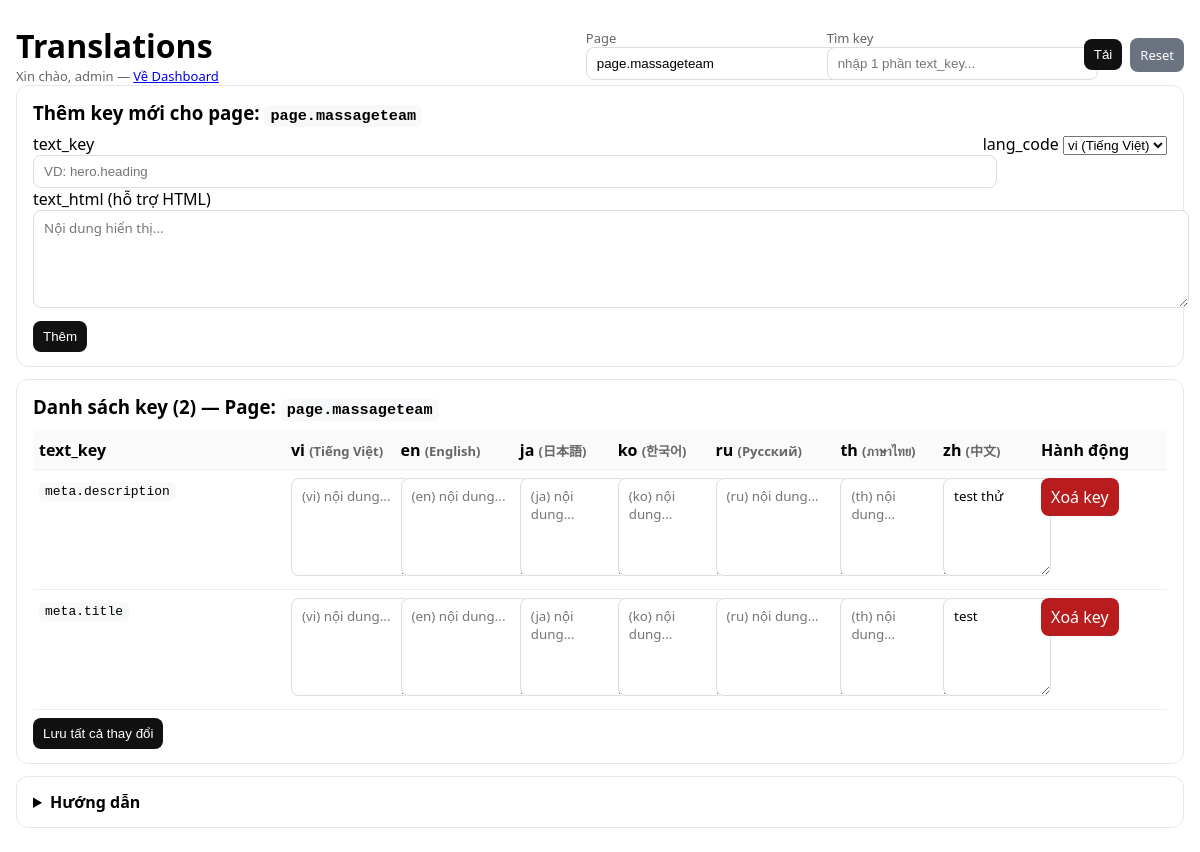
/massagenow.vn/public_html/admin/translations.php (signed in), run on the app's committed database.
### tables this page shows
CREATE TABLE `languages` (
  `code` varchar(10) NOT NULL,
  `name` varchar(50) NOT NULL,
  `is_default` tinyint(1) NOT NULL DEFAULT '0',
  `created_at` timestamp NULL DEFAULT NULL,
  `updated_at` timestamp NULL DEFAULT NULL
);

### massagenow.vn/app/auth.php (called while the page is built, shortened)
<?php
require_once __DIR__ . '/db.php';
function auth_user(): ?array {
  return $_SESSION['auth_user'] ?? null;
}

### massagenow.vn/app/db.php (called while the page is built, shortened)
<?php
function pdo(): PDO {
  static $pdo = null;
  if ($pdo instanceof PDO) return $pdo;
  $host = DB_HOST ?? 'localhost';
  $name = DB_NAME ?? '';
  $charset = DB_CHARSET ?? 'utf8mb4';
  $user = DB_USER ?? '';
  $pass = DB_PASS ?? '';
  $dsn = "mysql:host={$host};dbname={$name};charset={$charset}";
  $options = [
    PDO::ATTR_ERRMODE            => PDO::ERRMODE_EXCEPTION,
    PDO::ATTR_DEFAULT_FETCH_MODE => PDO::FETCH_ASSOC,
    PDO::ATTR_EMULATE_PREPARES   => false,
  ];
  try {
    $pdo = new PDO($dsn, $user, $pass, $options);
    $pdo->exec("SET NAMES '{$charset}' COLLATE 'utf8mb4_unicode_ci'");
    $pdo->exec("SET sql_mode = ''");
    return $pdo;
  } catch (Throwable $e) {
    http_response_code(500);
    echo "DB connection failed: " . htmlspecialchars($e->getMessage());
    exit;
  }
}
function db_select(string $sql, array $params = []): array {
  $stmt = pdo()->prepare($sql);
  $stmt->execute($params);
  return $stmt->fetchAll();
}
function e(?string $s): string {
  return htmlspecialchars($s ?? '', ENT_QUOTES | ENT_SUBSTITUTE, 'UTF-8');
}

### massagenow.vn/public_html/admin/translations.php (the view, shortened to what this page needs)
<?php
require __DIR__ . '/../../app/auth.php';
$u = auth_user();
$langs = db_select("SELECT code, name, is_default FROM languages ORDER BY is_default DESC, code");
$page = trim($_GET['page'] ?? 'page.massageteam');
$q    = trim($_GET['q'] ?? '');
$params = [$page];
$sql = "SELECT DISTINCT text_key FROM i18n_texts WHERE page_key=?";
$sql .= " ORDER BY text_key ASC";
$keys = db_select($sql, $params);
$map = [];
if ($keys) {
  $in = implode(',', array_fill(0, count($keys), '?'));
  $params = array_merge([$page], array_map(fn($r) => $r['text_key'], $keys));
  $rows = db_select("SELECT text_key, lang_code, text_html FROM i18n_texts WHERE page_key=? AND text_key IN ($in)", $params);
  foreach ($rows as $r) $map[$r['text_key']][$r['lang_code']] = $r['text_html'];
}
?><!doctype html>
<html lang="vi">
<head>
</head>
<body>
  <div class="top">
    <div>
      <h1 style="margin:0">Translations</h1>
      <div class="muted">Xin chào, <?= e($u['name']) ?> — <a href="/admin/">Về Dashboard</a></div>
    </div>
    <form method="get" class="muted" style="display:flex; gap:8px; align-items:center;">
      <label>Page
        <input type="text" name="page" value="<?= e($page) ?>" placeholder="VD: page.massageteam">
      </label>
      <label>Tìm key
        <input type="text" name="q" value="<?= e($q) ?>" placeholder="nhập 1 phần text_key...">
      </label>
      <button class="btn" type="submit">Tải</button>
      <a class="btn gray" href="/admin/translations.php?page=<?= urlencode($page) ?>">Reset</a>
    </form>
  </div>
  <div class="grid">
    <div class="card">
      <h3 style="margin:0 0 8px 0;">Thêm key mới cho page: <code><?= e($page) ?></code></h3>
      <form method="post" action="/admin/translation_save.php" autocomplete="off">
        <div style="display:flex; gap:8px; flex-wrap:wrap;">
          <label style="flex:1">text_key
            <input type="text" name="text_key" placeholder="VD: hero.heading" required>
          </label>
          <label>lang_code
            <select name="lang_code">
              <?php foreach ($langs as $l): ?>
                <option value="<?= e($l['code']) ?>"><?= e($l['code']) ?> (<?= e($l['name']) ?>)</option>
              <?php endforeach; ?>
            </select>
          </label>
        </div>
        <label style="margin-top:8px;">text_html (hỗ trợ HTML)
          <textarea name="text_html" placeholder="Nội dung hiển thị..."></textarea>
        </label>
        <div style="margin-top:8px;">
          <button class="btn" type="submit">Thêm</button>
        </div>
      </form>
    </div>
    <div class="card">
      <h3 style="margin:0 0 8px 0;">Danh sách key (<?= count($keys) ?>) — Page: <code><?= e($page) ?></code></h3>
      <?php if (empty($keys)): ?>
        <p class="muted">Chưa có key nào cho page này.</p>
      <?php else: ?>
        <form method="post" action="/admin/translation_save.php">
          <table>
            <thead>
              <tr>
                <th width="240">text_key</th>
                <?php foreach ($langs as $l): ?>
                  <th><?= e($l['code']) ?> <span class="muted">(<?= e($l['name']) ?>)</span></th>
                <?php endforeach; ?>
                <th width="120">Hành động</th>
              </tr>
            </thead>
            <tbody>
              <?php foreach ($keys as $k): $key=$k['text_key']; ?>
                <tr>
                  <td><code><?= e($key) ?></code></td>
                  <?php foreach ($langs as $l): $code=$l['code']; $val=$map[$key][$code] ?? ''; ?>
                    <td>
                      <textarea name="text[<?= e($key) ?>][<?= e($code) ?>]" placeholder="(<?= e($code) ?>) nội dung..."><?= e($val) ?></textarea>
                    </td>
                  <?php endforeach; ?>
                  <td class="row-actions">
                    <a class="btn warn" href="/admin/translation_delete.php?page=<?= urlencode($page) ?>&key=<?= urlencode($key) ?>" onclick="return confirm('Xoá toàn bộ bản dịch của key này trên mọi ngôn ngữ?');">Xoá key</a>
                  </td>
                </tr>
              <?php endforeach; ?>
            </tbody>
          </table>
          <div style="margin-top:8px;">
            <button class="btn" type="submit">Lưu tất cả thay đổi</button>
          </div>
        </form>
      <?php endif; ?>
    </div>
    <details class="card">
      <summary><strong>Hướng dẫn</strong></summary>
    </details>
  </div>
</body>
</html>

### massagenow.vn/public_html/admin/translations.php (style rules this page uses)
body { font-family: system-ui, -apple-system, Segoe UI, Roboto, Arial, sans-serif; margin: 24px auto; max-width: 1200px; padding: 0 16px; }
.top { display:flex; justify-content:space-between; align-items:center; gap:12px; flex-wrap:wrap; }
.muted { color:#666; font-size:13px; }
.grid { display:grid; grid-template-columns: 1fr; gap:12px; }
.card { border:1px solid #e5e7eb; border-radius:12px; padding:14px 16px; }
table { width:100%; border-collapse: collapse; margin-top: 12px; }
th, td { border-bottom:1px solid #eee; padding: 8px 6px; text-align:left; vertical-align: top; }
th { background:#fafafa; }
textarea { width:100%; min-height:80px; padding:8px 10px; border:1px solid #ddd; border-radius:8px; font-family: inherit; }
input[type="text"] { width:100%; padding:8px 10px; border:1px solid #ddd; border-radius:8px; }
a.btn, button.btn { display:inline-block; padding:8px 10px; border-radius:8px; background:#111; color:#fff; text-decoration:none; border:0; cursor:pointer; }
.btn.gray { background:#6b7280; }
.btn.warn { background:#b91c1c; }
.row-actions a { margin-right: 6px; }
details > summary { cursor: pointer; }
code { background:#f6f8fa; padding:2px 6px; border-radius:6px; }

### data on the page
languages: code "vi", name "Tiếng Việt", code "(vi) nội dung..."
languages: code "en", name "English", code "(en) nội dung..."
languages: code "ja", name "日本語", code "(ja) nội dung..."
languages: code "ko", name "한국어", code "(ko) nội dung..."
languages: code "ru", name "Русский", code "(ru) nội dung..."
languages: code "th", name "ภาษาไทย", code "(th) nội dung..."
languages: code "zh", name "中文", code "test thử", code "test"

### other printed values
$u['name'] "admin"
$page "page.massageteam"
count($keys) "2"
$key "meta.description"
$key "meta.title"
form field lang_code "vi (Tiếng Việt)"
